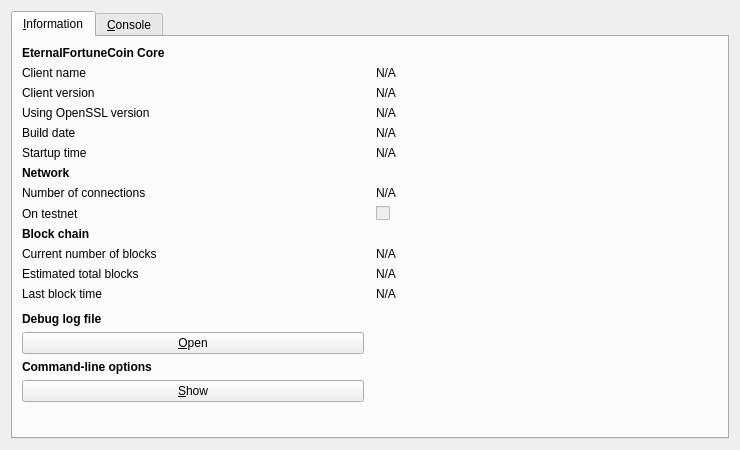
<?xml version="1.0" encoding="UTF-8"?>
<ui version="4.0">
 <class>RPCConsole</class>
 <widget class="QDialog" name="RPCConsole">
  <property name="geometry">
   <rect>
    <x>0</x>
    <y>0</y>
    <width>740</width>
    <height>450</height>
   </rect>
  </property>
  <property name="windowTitle">
   <string>EternalFortuneCoin - Debug window</string>
  </property>
  <layout class="QVBoxLayout" name="verticalLayout_2">
   <item>
    <widget class="QTabWidget" name="tabWidget">
     <property name="currentIndex">
      <number>0</number>
     </property>
     <widget class="QWidget" name="tab_info">
      <attribute name="title">
       <string>&amp;Information</string>
      </attribute>
      <layout class="QGridLayout" name="gridLayout" columnstretch="0,0">
       <property name="horizontalSpacing">
        <number>12</number>
       </property>
       <item row="14" column="0">
        <widget class="QLabel" name="labelDebugLogfile">
         <property name="font">
          <font>
           <weight>75</weight>
           <bold>true</bold>
          </font>
         </property>
         <property name="text">
          <string>Debug log file</string>
         </property>
        </widget>
       </item>
       <item row="5" column="0">
        <widget class="QLabel" name="label_13">
         <property name="text">
          <string>Startup time</string>
         </property>
        </widget>
       </item>
       <item row="6" column="0">
        <widget class="QLabel" name="label_11">
         <property name="font">
          <font>
           <weight>75</weight>
           <bold>true</bold>
          </font>
         </property>
         <property name="text">
          <string>Network</string>
         </property>
        </widget>
       </item>
       <item row="5" column="1">
        <widget class="QLabel" name="startupTime">
         <property name="cursor">
          <cursorShape>IBeamCursor</cursorShape>
         </property>
         <property name="text">
          <string>N/A</string>
         </property>
         <property name="textFormat">
          <enum>Qt::PlainText</enum>
         </property>
         <property name="textInteractionFlags">
          <set>Qt::LinksAccessibleByMouse|Qt::TextSelectableByKeyboard|Qt::TextSelectableByMouse</set>
         </property>
        </widget>
       </item>
       <item row="8" column="1">
        <widget class="QCheckBox" name="isTestNet">
         <property name="enabled">
          <bool>false</bool>
         </property>
         <property name="text">
          <string/>
         </property>
        </widget>
       </item>
       <item row="1" column="0">
        <widget class="QLabel" name="label_5">
         <property name="text">
          <string>Client name</string>
         </property>
        </widget>
       </item>
       <item row="10" column="1">
        <widget class="QLabel" name="numberOfBlocks">
         <property name="cursor">
          <cursorShape>IBeamCursor</cursorShape>
         </property>
         <property name="text">
          <string>N/A</string>
         </property>
         <property name="textFormat">
          <enum>Qt::PlainText</enum>
         </property>
         <property name="textInteractionFlags">
          <set>Qt::LinksAccessibleByMouse|Qt::TextSelectableByKeyboard|Qt::TextSelectableByMouse</set>
         </property>
        </widget>
       </item>
       <item row="4" column="0">
        <widget class="QLabel" name="label_12">
         <property name="text">
          <string>Build date</string>
         </property>
        </widget>
       </item>
       <item row="17" column="0">
        <widget class="QPushButton" name="showCLOptionsButton">
         <property name="toolTip">
          <string>Show the EternalFortuneCoin-Qt help message to get a list with possible EternalFortuneCoin command-line options.</string>
         </property>
         <property name="text">
          <string>&amp;Show</string>
         </property>
         <property name="autoDefault">
          <bool>false</bool>
         </property>
        </widget>
       </item>
       <item row="10" column="0">
        <widget class="QLabel" name="label_3">
         <property name="text">
          <string>Current number of blocks</string>
         </property>
        </widget>
       </item>
       <item row="12" column="1">
        <widget class="QLabel" name="lastBlockTime">
         <property name="cursor">
          <cursorShape>IBeamCursor</cursorShape>
         </property>
         <property name="text">
          <string>N/A</string>
         </property>
         <property name="textFormat">
          <enum>Qt::PlainText</enum>
         </property>
         <property name="textInteractionFlags">
          <set>Qt::LinksAccessibleByMouse|Qt::TextSelectableByKeyboard|Qt::TextSelectableByMouse</set>
         </property>
        </widget>
       </item>
       <item row="4" column="1">
        <widget class="QLabel" name="buildDate">
         <property name="cursor">
          <cursorShape>IBeamCursor</cursorShape>
         </property>
         <property name="text">
          <string>N/A</string>
         </property>
         <property name="textFormat">
          <enum>Qt::PlainText</enum>
         </property>
         <property name="textInteractionFlags">
          <set>Qt::LinksAccessibleByMouse|Qt::TextSelectableByKeyboard|Qt::TextSelectableByMouse</set>
         </property>
        </widget>
       </item>
       <item row="2" column="0">
        <widget class="QLabel" name="label_6">
         <property name="text">
          <string>Client version</string>
         </property>
        </widget>
       </item>
       <item row="8" column="0">
        <widget class="QLabel" name="label_8">
         <property name="text">
          <string>On testnet</string>
         </property>
        </widget>
       </item>
       <item row="2" column="1">
        <widget class="QLabel" name="clientVersion">
         <property name="cursor">
          <cursorShape>IBeamCursor</cursorShape>
         </property>
         <property name="text">
          <string>N/A</string>
         </property>
         <property name="textFormat">
          <enum>Qt::PlainText</enum>
         </property>
         <property name="textInteractionFlags">
          <set>Qt::LinksAccessibleByMouse|Qt::TextSelectableByKeyboard|Qt::TextSelectableByMouse</set>
         </property>
        </widget>
       </item>
       <item row="1" column="1">
        <widget class="QLabel" name="clientName">
         <property name="cursor">
          <cursorShape>IBeamCursor</cursorShape>
         </property>
         <property name="text">
          <string>N/A</string>
         </property>
         <property name="textFormat">
          <enum>Qt::PlainText</enum>
         </property>
         <property name="textInteractionFlags">
          <set>Qt::LinksAccessibleByMouse|Qt::TextSelectableByKeyboard|Qt::TextSelectableByMouse</set>
         </property>
        </widget>
       </item>
       <item row="12" column="0">
        <widget class="QLabel" name="label_2">
         <property name="text">
          <string>Last block time</string>
         </property>
        </widget>
       </item>
       <item row="18" column="0">
        <spacer name="verticalSpacer">
         <property name="orientation">
          <enum>Qt::Vertical</enum>
         </property>
         <property name="sizeHint" stdset="0">
          <size>
           <width>20</width>
           <height>40</height>
          </size>
         </property>
        </spacer>
       </item>
       <item row="7" column="0">
        <widget class="QLabel" name="label_7">
         <property name="text">
          <string>Number of connections</string>
         </property>
        </widget>
       </item>
       <item row="16" column="0">
        <widget class="QLabel" name="labelCLOptions">
         <property name="font">
          <font>
           <weight>75</weight>
           <bold>true</bold>
          </font>
         </property>
         <property name="text">
          <string>Command-line options</string>
         </property>
        </widget>
       </item>
       <item row="11" column="1">
        <widget class="QLabel" name="totalBlocks">
         <property name="cursor">
          <cursorShape>IBeamCursor</cursorShape>
         </property>
         <property name="text">
          <string>N/A</string>
         </property>
         <property name="textFormat">
          <enum>Qt::PlainText</enum>
         </property>
         <property name="textInteractionFlags">
          <set>Qt::LinksAccessibleByMouse|Qt::TextSelectableByKeyboard|Qt::TextSelectableByMouse</set>
         </property>
        </widget>
       </item>
       <item row="7" column="1">
        <widget class="QLabel" name="numberOfConnections">
         <property name="cursor">
          <cursorShape>IBeamCursor</cursorShape>
         </property>
         <property name="text">
          <string>N/A</string>
         </property>
         <property name="textFormat">
          <enum>Qt::PlainText</enum>
         </property>
         <property name="textInteractionFlags">
          <set>Qt::LinksAccessibleByMouse|Qt::TextSelectableByKeyboard|Qt::TextSelectableByMouse</set>
         </property>
        </widget>
       </item>
       <item row="3" column="1">
        <widget class="QLabel" name="openSSLVersion">
         <property name="cursor">
          <cursorShape>IBeamCursor</cursorShape>
         </property>
         <property name="text">
          <string>N/A</string>
         </property>
         <property name="textFormat">
          <enum>Qt::PlainText</enum>
         </property>
         <property name="textInteractionFlags">
          <set>Qt::LinksAccessibleByMouse|Qt::TextSelectableByKeyboard|Qt::TextSelectableByMouse</set>
         </property>
        </widget>
       </item>
       <item row="9" column="0">
        <widget class="QLabel" name="label_10">
         <property name="font">
          <font>
           <weight>75</weight>
           <bold>true</bold>
          </font>
         </property>
         <property name="text">
          <string>Block chain</string>
         </property>
        </widget>
       </item>
       <item row="0" column="0">
        <widget class="QLabel" name="label_9">
         <property name="font">
          <font>
           <weight>75</weight>
           <bold>true</bold>
          </font>
         </property>
         <property name="text">
          <string>EternalFortuneCoin Core</string>
         </property>
        </widget>
       </item>
       <item row="11" column="0">
        <widget class="QLabel" name="label_4">
         <property name="text">
          <string>Estimated total blocks</string>
         </property>
        </widget>
       </item>
       <item row="13" column="0">
        <spacer name="verticalSpacer_2">
         <property name="orientation">
          <enum>Qt::Vertical</enum>
         </property>
         <property name="sizeHint" stdset="0">
          <size>
           <width>20</width>
           <height>20</height>
          </size>
         </property>
        </spacer>
       </item>
       <item row="15" column="0">
        <widget class="QPushButton" name="openDebugLogfileButton">
         <property name="toolTip">
          <string>Open the EternalFortuneCoin debug log file from the current data directory. This can take a few seconds for large log files.</string>
         </property>
         <property name="text">
          <string>&amp;Open</string>
         </property>
         <property name="autoDefault">
          <bool>false</bool>
         </property>
        </widget>
       </item>
       <item row="3" column="0">
        <widget class="QLabel" name="label_14">
         <property name="text">
          <string>Using OpenSSL version</string>
         </property>
         <property name="indent">
          <number>-1</number>
         </property>
        </widget>
       </item>
      </layout>
     </widget>
     <widget class="QWidget" name="tab_console">
      <attribute name="title">
       <string>&amp;Console</string>
      </attribute>
      <layout class="QVBoxLayout" name="verticalLayout_3">
       <property name="spacing">
        <number>3</number>
       </property>
       <item>
        <widget class="QTextEdit" name="messagesWidget">
         <property name="minimumSize">
          <size>
           <width>0</width>
           <height>100</height>
          </size>
         </property>
         <property name="readOnly">
          <bool>true</bool>
         </property>
         <property name="tabKeyNavigation" stdset="0">
          <bool>false</bool>
         </property>
         <property name="columnCount" stdset="0">
          <number>2</number>
         </property>
        </widget>
       </item>
       <item>
        <layout class="QHBoxLayout" name="horizontalLayout">
         <property name="spacing">
          <number>3</number>
         </property>
         <item>
          <widget class="QLabel" name="label">
           <property name="text">
            <string notr="true">&gt;</string>
           </property>
          </widget>
         </item>
         <item>
          <widget class="QLineEdit" name="lineEdit"/>
         </item>
         <item>
          <widget class="QPushButton" name="clearButton">
           <property name="maximumSize">
            <size>
             <width>24</width>
             <height>24</height>
            </size>
           </property>
           <property name="toolTip">
            <string>Clear console</string>
           </property>
           <property name="text">
            <string/>
           </property>
           <property name="icon">
            <iconset resource="../bitcoin.qrc">
             <normaloff>:/icons/remove</normaloff>:/icons/remove</iconset>
           </property>
           <property name="shortcut">
            <string notr="true">Ctrl+L</string>
           </property>
           <property name="autoDefault">
            <bool>false</bool>
           </property>
          </widget>
         </item>
        </layout>
       </item>
      </layout>
     </widget>
    </widget>
   </item>
  </layout>
 </widget>
 <resources>
  <include location="../bitcoin.qrc"/>
 </resources>
 <connections/>
</ui>
